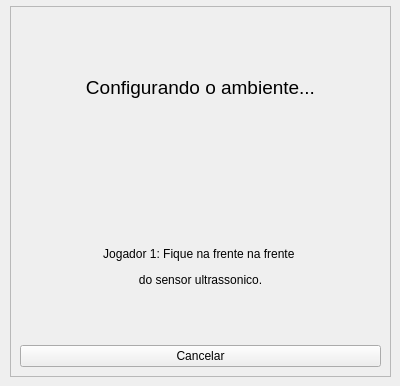
      <widget class="QWidget" name="configuracao2">
       <widget class="QFrame" name="frame_8">
        <property name="geometry">
         <rect>
          <x>10</x>
          <y>6</y>
          <width>381</width>
          <height>371</height>
         </rect>
        </property>
        <property name="frameShape">
         <enum>QFrame::StyledPanel</enum>
        </property>
        <property name="frameShadow">
         <enum>QFrame::Raised</enum>
        </property>
        <layout class="QVBoxLayout" name="verticalLayout_8">
         <item>
          <widget class="QLabel" name="label_8">
           <property name="text">
            <string>&lt;html&gt;&lt;head/&gt;&lt;body&gt;&lt;p align=&quot;center&quot;&gt;&lt;span style=&quot; font-size:14pt;&quot;&gt;Configurando o ambiente...&lt;/span&gt;&lt;/p&gt;&lt;/body&gt;&lt;/html&gt;</string>
           </property>
          </widget>
         </item>
         <item>
          <spacer name="verticalSpacer_2">
           <property name="orientation">
            <enum>Qt::Vertical</enum>
           </property>
           <property name="sizeType">
            <enum>QSizePolicy::Maximum</enum>
           </property>
           <property name="sizeHint" stdset="0">
            <size>
             <width>20</width>
             <height>30</height>
            </size>
           </property>
          </spacer>
         </item>
         <item>
          <widget class="QLabel" name="label_9">
           <property name="text">
            <string>&lt;html&gt;&lt;head/&gt;&lt;body&gt;&lt;p align=&quot;center&quot;&gt;Jogador 1: Fique na frente na frente &lt;/p&gt;&lt;p align=&quot;center&quot;&gt;do sensor ultrassonico.&lt;/p&gt;&lt;/body&gt;&lt;/html&gt;</string>
           </property>
          </widget>
         </item>
         <item>
          <widget class="QPushButton" name="cancelar_conf2">
           <property name="text">
            <string>Cancelar</string>
           </property>
          </widget>
         </item>
        </layout>
       </widget>
      </widget>
